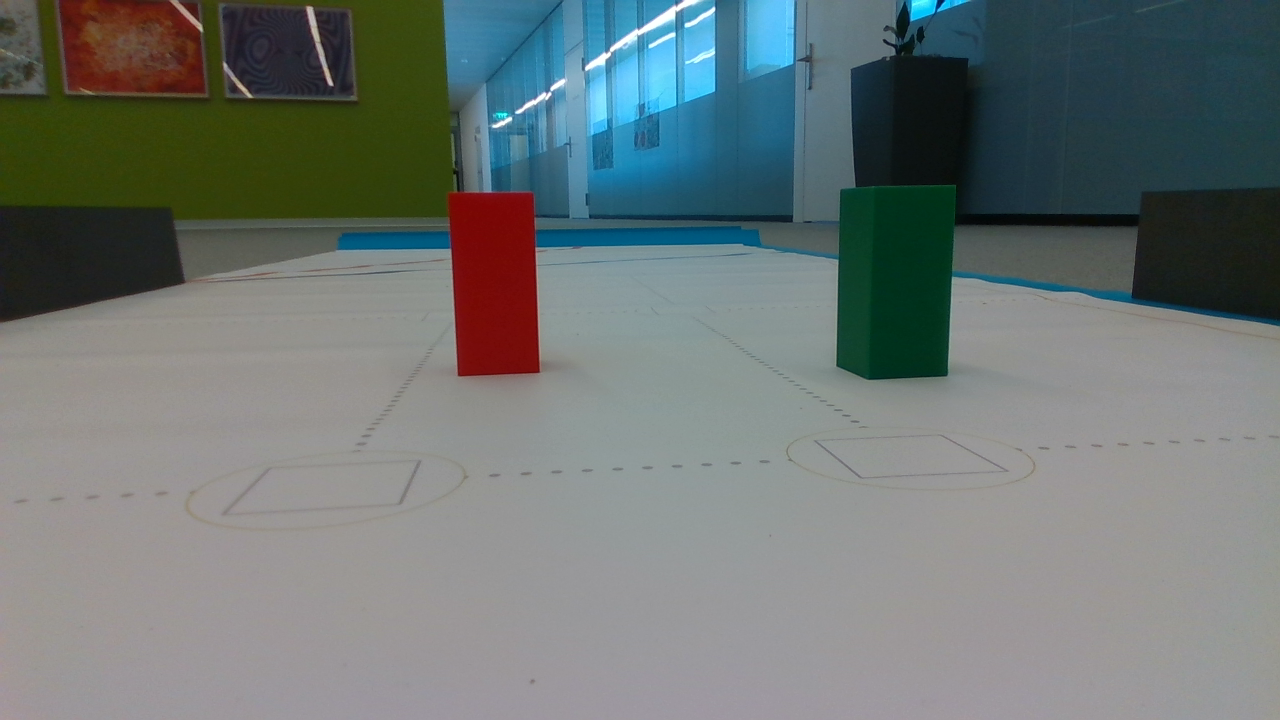
#> input picture wro/img/image3_Color.png, 1280 x 720 px, given in place of image3_Color.jpg, which was not available
$ python block_vision.py
#> lines starting #> are read from the running program, lines starting #| are printed output that depends on the picture; after the words box and inside, x2 and y2 are one past the last pixel; in counts of white or black regions, pixels touching at a corner belong together; pictures that were not available may be replaced by others from this repository, and a replacement may not be noted
import cv2
import numpy as np

def recognize_nearest_blocks_with_depth(color_image_path, depth_image_path, min_block_area=500,
                                        green_saturation_thresh=50, green_value_thresh=50):
    """
    Recognizes the nearest colored blocks (red and green) in a color image
    using depth information.

    Args:
        color_image_path (str): Path to the color image.
        depth_image_path (str): Path to the depth image.
        min_block_area (int): Minimum area for a contour to be considered a block.
        green_saturation_thresh (int): Minimum saturation for green detection.
        green_value_thresh (int): Minimum value for green detection.

    Returns:
        tuple: A tuple containing:
            - dict: Dictionary of the nearest blocks {'red': {...}, 'green': {...}}.
            - numpy.ndarray: The color image with bounding boxes of the nearest blocks.
    """
#> called with min_block_area = 500, green_saturation_thresh = 50, green_value_thresh = 50
    try:
        # Read the color and depth images
        color_img = cv2.imread(color_image_path)
#> color_img is the input picture: shape (720, 1280, 3); mean B, G, R 116.3, 117.8, 109.3
        depth_img = cv2.imread(depth_image_path, cv2.IMREAD_GRAYSCALE)  # Assuming grayscale depth image
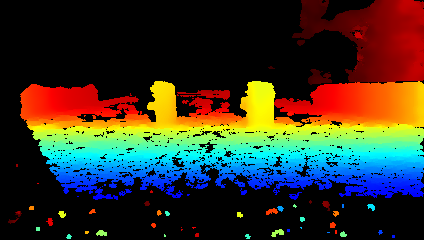
#> input picture wro/img/image3_Depth_Depth.png, 424 x 240 px, found by its file name
#> depth_img: shape (240, 424); min 0, max 224, mean 51.8
        if color_img is None or depth_img is None:
            print("Error: Could not open color or depth image.")
            return {}, None

        height, width = color_img.shape[:2]
#> height = 720; width = 1280
        if depth_img.shape[:2] != (height, width):
            # Attempt to resize the depth image to match the color image
            depth_img = cv2.resize(depth_img, (width, height), interpolation=cv2.INTER_LINEAR)
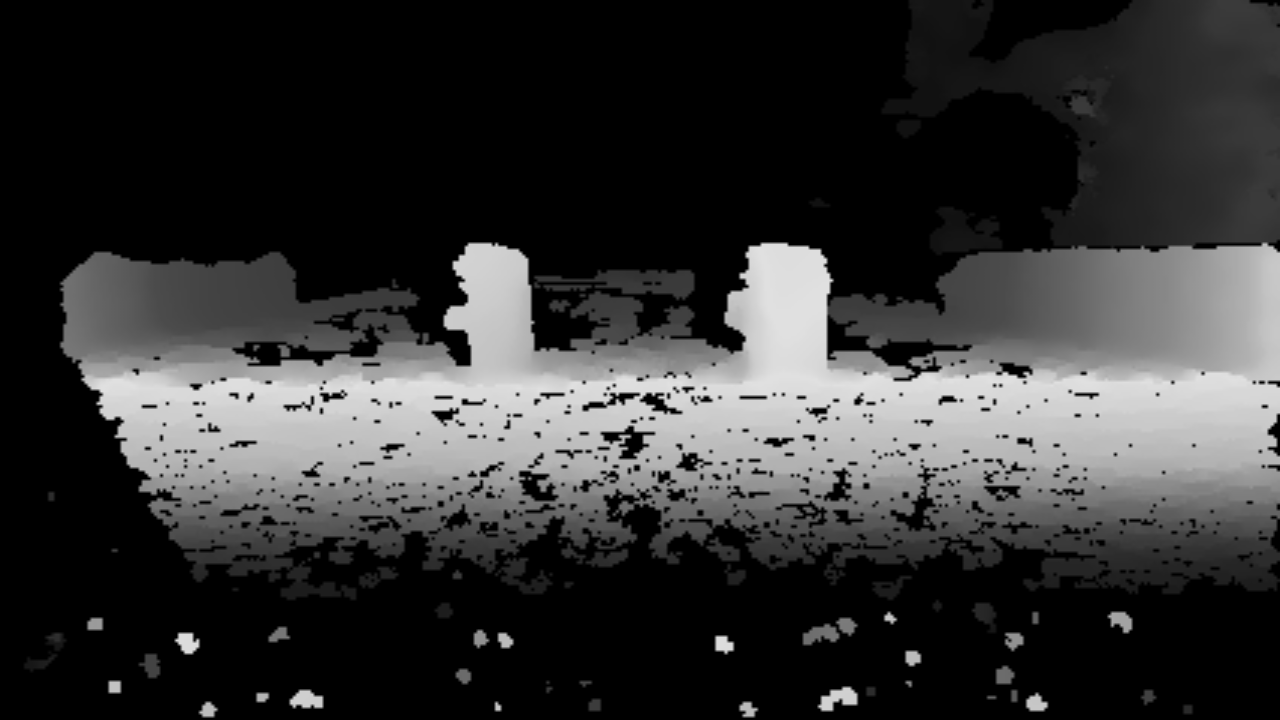
#> depth_img: shape (720, 1280); min 0, max 224, mean 51.8
            print("Warning: Depth image was resized to match color image dimensions.")


        output_img = color_img.copy()
        hsv = cv2.cvtColor(color_img, cv2.COLOR_BGR2HSV)
#> hsv: shape (720, 1280, 3); mean H, S, V 72.3, 64.2, 125.6

        red_blocks_depth = []
        green_blocks_depth = []

        # --- Red Block Detection ---
        lower_red_1 = np.array([0, 100, 100])
        upper_red_1 = np.array([10, 255, 255])
        lower_red_2 = np.array([170, 100, 100])
        upper_red_2 = np.array([180, 255, 255])
        mask_red_1 = cv2.inRange(hsv, lower_red_1, upper_red_1)
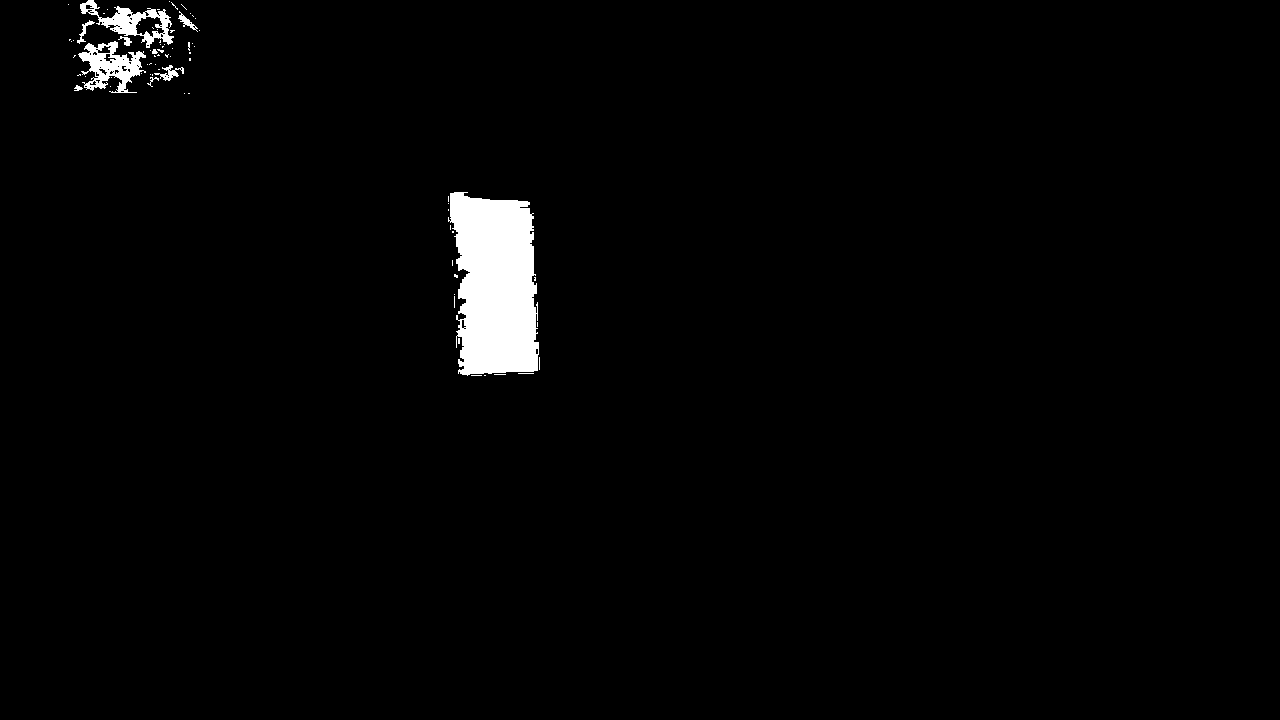
#> mask_red_1: shape (720, 1280); 1.9% white; 75 white regions (65 under 20 px), largest, box (x1, y1, x2, y2) and area: (448, 192, 539, 376) 13363, (78, 41, 146, 93) 1693, (80, 0, 174, 48) 1439
        mask_red_2 = cv2.inRange(hsv, lower_red_2, upper_red_2)
#> mask_red_2: shape (720, 1280); 0.15% white; 32 white regions (25 under 20 px), largest, box (x1, y1, x2, y2) and area: (464, 192, 534, 216) 553, (452, 229, 470, 331) 511, (458, 337, 464, 362) 72
        mask_red = cv2.bitwise_or(mask_red_1, mask_red_2)
#> mask_red: shape (720, 1280); 2% white; 68 white regions (58 under 20 px)
        contours_red, _ = cv2.findContours(mask_red, cv2.RETR_EXTERNAL, cv2.CHAIN_APPROX_SIMPLE)
#> contours_red = 65 contours, 58 with area under 20; largest, box (x1, y1, x2, y2) and area: (448, 192, 539, 376) 14500, (78, 41, 146, 93) 1692, (80, 0, 174, 48) 1688, (154, 65, 184, 81) 125, (178, 11, 198, 32) 88, (77, 20, 95, 44) 66, (118, 36, 132, 46) 38

        for contour in contours_red:
            area = cv2.contourArea(contour)
            if area > min_block_area:
                x, y, w, h = cv2.boundingRect(contour)
                # Get the depth values within the bounding box
                depth_roi = depth_img[y:y + h, x:x + w]
                # Calculate a representative depth (e.g., minimum non-zero depth)
                valid_depths = depth_roi[depth_roi > 0]
                if valid_depths.size > 0:
                    min_depth = np.min(valid_depths)
                    M = cv2.moments(contour)
                    cX = int(M["m10"] / M["m00"]) if M["m00"] != 0 else -1
                    cY = int(M["m01"] / M["m00"]) if M["m00"] != 0 else -1
                    if cX != -1 and cY != -1:
                        red_blocks_depth.append({"depth": min_depth, "centroid": (cX, cY), "bounding_box": (x, y, w, h)})
#> this loop made 65 passes
#> (area, x, y, w, h, min_depth, cX, cY) on pass 11: (14500.5, 448, 192, 91, 184, 2, 494, 281)
#> (area, x, y, w, h) on passes 45, 65: (1691.5, 78, 41, 68, 52), (1688.5, 80, 0, 94, 48)
#> after the loop, red_blocks_depth = 1 item

        # --- Green Block Detection ---
        lower_green = np.array([40, green_saturation_thresh, green_value_thresh])
        upper_green = np.array([90, 255, 255])
        mask_green = cv2.inRange(hsv, lower_green, upper_green)
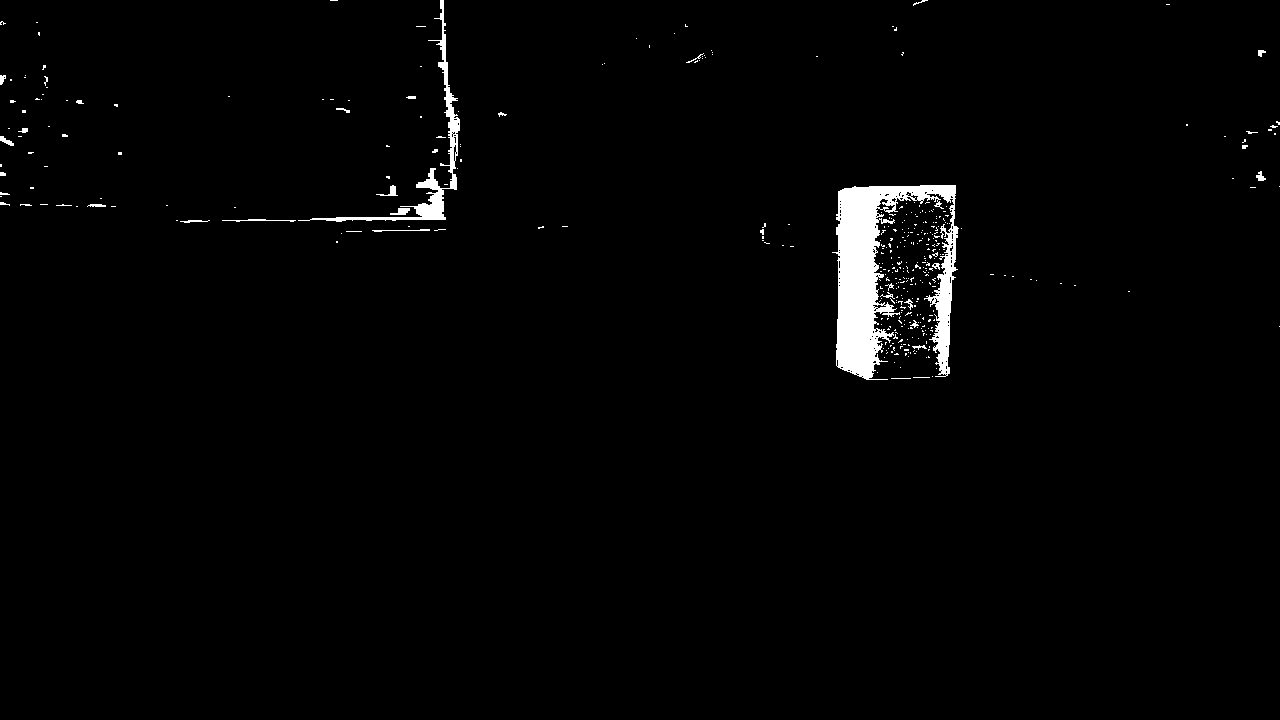
#> mask_green: shape (720, 1280); 1.7% white; 387 white regions (357 under 20 px)
        contours_green, _ = cv2.findContours(mask_green, cv2.RETR_EXTERNAL, cv2.CHAIN_APPROX_SIMPLE)
#> contours_green = 387 contours, 374 with area under 20; largest, box (x1, y1, x2, y2) and area: (832, 185, 959, 380) 10430, (298, 0, 460, 222) 1869, (390, 208, 410, 215) 64, (376, 185, 398, 196) 54, (0, 136, 14, 146) 48

        for contour in contours_green:
            area = cv2.contourArea(contour)
            if area > min_block_area:
                x, y, w, h = cv2.boundingRect(contour)
                # Get the depth values within the bounding box
                depth_roi = depth_img[y:y + h, x:x + w]
                # Calculate a representative depth (e.g., minimum non-zero depth)
                valid_depths = depth_roi[depth_roi > 0]
                if valid_depths.size > 0:
                    min_depth = np.min(valid_depths)
                    M = cv2.moments(contour)
                    cX = int(M["m10"] / M["m00"]) if M["m00"] != 0 else -1
                    cY = int(M["m01"] / M["m00"]) if M["m00"] != 0 else -1
                    if cX != -1 and cY != -1:
                        green_blocks_depth.append({"depth": min_depth, "centroid": (cX, cY), "bounding_box": (x, y, w, h)})
#> this loop made 387 passes
#> (area, x, y, w, h, min_depth, cX, cY) on pass 301: (10430, 832, 185, 127, 195, 1, 878, 274)
#> (area, x, y, w, h) on pass 386: (1869, 298, 0, 162, 222)
#> after the loop, green_blocks_depth = 1 item

        nearest_blocks = {}

        # Find the nearest red block (smallest depth)
        if red_blocks_depth:
            nearest_red = min(red_blocks_depth, key=lambda item: item['depth'])
#> nearest_red = {'depth': 2, 'centroid': (494, 281), 'bounding_box': (448, 192, 91, 184)}
            nearest_blocks["red"] = {"centroid": nearest_red["centroid"], "bounding_box": nearest_red["bounding_box"]}
            x, y, w, h = nearest_red["bounding_box"]
#> x = 448; y = 192; w = 91; h = 184
            cv2.rectangle(output_img, (x, y), (x + w, y + h), (0, 0, 255), 2)
            cv2.putText(output_img, "red", (x, y - 10), cv2.FONT_HERSHEY_SIMPLEX, 0.5, (0, 0, 255), 2)
#> output_img: shape (720, 1280, 3); mean B, G, R 116.1, 117.6, 109.6

        # Find the nearest green block (smallest depth)
        if green_blocks_depth:
            nearest_green = min(green_blocks_depth, key=lambda item: item['depth'])
#> nearest_green = {'depth': 1, 'centroid': (878, 274), 'bounding_box': (832, 185, 127, 195)}
            nearest_blocks["green"] = {"centroid": nearest_green["centroid"], "bounding_box": nearest_green["bounding_box"]}
            x, y, w, h = nearest_green["bounding_box"]
#> x = 832; y = 185; w = 127; h = 195
            cv2.rectangle(output_img, (x, y), (x + w, y + h), (0, 255, 0), 2)
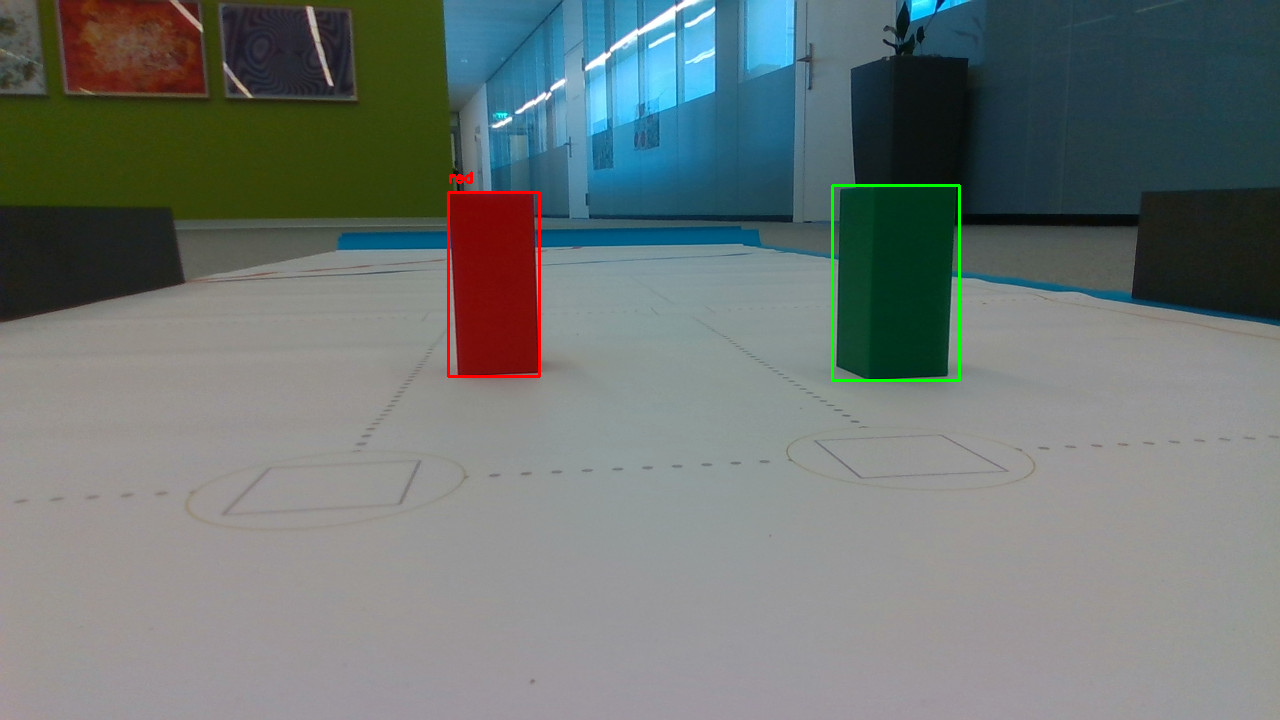
#> output_img: shape (720, 1280, 3); mean B, G, R 115.8, 117.9, 109.4
            cv2.putText(output_img, "green", (x, y - 10), cv2.FONT_HERSHEY_SIMPLEX, 0.5, (0, 255, 0), 2)
#> output_img: shape (720, 1280, 3); 0.04% of pixels changed, all inside (x1, y1, x2, y2) = (833, 167, 876, 181)

        return nearest_blocks, output_img

    except Exception as e:
        print(f"An error occurred: {e}")
        return {}, None

if __name__ == "__main__":
        color_image_file = r"C:\Users\vercillg\WRO\WRO-FE-RocheReapers\wro\img\image3_Color.jpg"  # Replace with your color image path
        depth_image_file = r"C:\Users\vercillg\WRO\WRO-FE-RocheReapers\wro\img\image3_Depth_Depth.png"  # Replace with your depth image path
        min_area = 500
        green_saturation = 50
        green_value = 50
        nearest_blocks, output_image = recognize_nearest_blocks_with_depth(color_image_file, depth_image_file, min_area, green_saturation, green_value)
#> nearest_blocks = 2 items

        if nearest_blocks:
                print("Nearest detected blocks (based on depth):")
                for color, block_info in nearest_blocks.items():
                        print(f"- Color: {color}, Centroid: {block_info['centroid']}")
#> this loop made 2 passes
#| - Color: red, Centroid: (494, 281)
#| - Color: green, Centroid: (878, 274)
        else:
                print("No blocks detected.")

        if output_image is not None:
                cv2.imshow("Detected Nearest Blocks (with Depth)", output_image)
                cv2.waitKey(0)
                cv2.destroyAllWindows()
